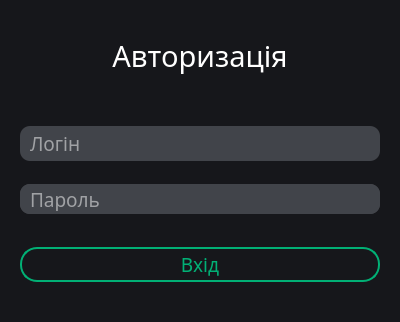
<?xml version="1.0" encoding="UTF-8"?>
<ui version="4.0">
 <class>Login</class>
 <widget class="QWidget" name="Login">
  <property name="geometry">
   <rect>
    <x>0</x>
    <y>0</y>
    <width>400</width>
    <height>322</height>
   </rect>
  </property>
  <property name="minimumSize">
   <size>
    <width>400</width>
    <height>312</height>
   </size>
  </property>
  <property name="font">
   <font>
    <family>Franklin Gothic Medium</family>
    <pointsize>14</pointsize>
   </font>
  </property>
  <property name="windowTitle">
   <string>Авторизація</string>
  </property>
  <property name="styleSheet">
   <string notr="true">QWidget {
	background-color: #16171b;
}

QLabel {
	color: white;
}

QPushButton {
	font: 14pt &quot;Franklin Gothic Medium&quot;;
	border: 2px solid #01b075;
	color: #01b075;
	height: 30px;
	min-width: 50px;
	border-radius: 17px;
	background-color: transparent
	/*background-color:  qlineargradient(x1: 0, y1: 0, x2: 1, y2: 1,
                                 stop: 0 #01fca7, stop: 1 #007d53);*/
}

QPushButton:hover {
	background-color: #01b075;
	color: white;
}

QLineEdit {
    font: 14pt &quot;Franklin Gothic Medium&quot;;
	background-color: #41444a;
	color: white;
	border: none;
	border-radius: 10px;
	padding-left: 8px; 
	padding-top: 3px;
	padding-bottom: 3px;
}

QWidget#widget {
	background-color: #41444a;
	color: white;
	border-radius: 10px;
}

QPushButton#buttonShowPassword{
	background-color: #41444a;
	border: none;
	border-bottom-right-radius: 10px;
	border-top-right-radius: 10px;
}

QPushButton#buttonShowPassword::hover{
	background-color: #626770;
}</string>
  </property>
  <layout class="QGridLayout" name="gridLayout_2">
   <property name="bottomMargin">
    <number>15</number>
   </property>
   <item row="0" column="0">
    <layout class="QGridLayout" name="gridLayout">
     <property name="verticalSpacing">
      <number>20</number>
     </property>
     <item row="0" column="0">
      <widget class="QLabel" name="label">
       <property name="sizePolicy">
        <sizepolicy hsizetype="Preferred" vsizetype="Fixed">
         <horstretch>0</horstretch>
         <verstretch>0</verstretch>
        </sizepolicy>
       </property>
       <property name="font">
        <font>
         <family>Franklin Gothic Medium</family>
         <pointsize>22</pointsize>
        </font>
       </property>
       <property name="styleSheet">
        <string notr="true"/>
       </property>
       <property name="text">
        <string>Авторизація</string>
       </property>
       <property name="alignment">
        <set>Qt::AlignCenter</set>
       </property>
      </widget>
     </item>
     <item row="3" column="0">
      <spacer name="verticalSpacer_3">
       <property name="orientation">
        <enum>Qt::Vertical</enum>
       </property>
       <property name="sizeType">
        <enum>QSizePolicy::Fixed</enum>
       </property>
       <property name="sizeHint" stdset="0">
        <size>
         <width>20</width>
         <height>13</height>
        </size>
       </property>
      </spacer>
     </item>
     <item row="1" column="0">
      <spacer name="verticalSpacer">
       <property name="orientation">
        <enum>Qt::Vertical</enum>
       </property>
       <property name="sizeType">
        <enum>QSizePolicy::Fixed</enum>
       </property>
       <property name="sizeHint" stdset="0">
        <size>
         <width>20</width>
         <height>30</height>
        </size>
       </property>
      </spacer>
     </item>
     <item row="2" column="0">
      <layout class="QVBoxLayout" name="verticalLayout">
       <property name="spacing">
        <number>10</number>
       </property>
       <item>
        <widget class="QLineEdit" name="lineEdit_Login">
         <property name="sizePolicy">
          <sizepolicy hsizetype="Minimum" vsizetype="Fixed">
           <horstretch>111</horstretch>
           <verstretch>0</verstretch>
          </sizepolicy>
         </property>
         <property name="minimumSize">
          <size>
           <width>360</width>
           <height>30</height>
          </size>
         </property>
         <property name="maximumSize">
          <size>
           <width>360</width>
           <height>16777215</height>
          </size>
         </property>
         <property name="text">
          <string/>
         </property>
         <property name="placeholderText">
          <string>Логін</string>
         </property>
        </widget>
       </item>
       <item>
        <spacer name="verticalSpacer_2">
         <property name="orientation">
          <enum>Qt::Vertical</enum>
         </property>
         <property name="sizeType">
          <enum>QSizePolicy::Maximum</enum>
         </property>
         <property name="sizeHint" stdset="0">
          <size>
           <width>20</width>
           <height>13</height>
          </size>
         </property>
        </spacer>
       </item>
       <item>
        <widget class="QWidget" name="widget" native="true">
         <property name="minimumSize">
          <size>
           <width>360</width>
           <height>30</height>
          </size>
         </property>
         <property name="maximumSize">
          <size>
           <width>360</width>
           <height>30</height>
          </size>
         </property>
         <layout class="QHBoxLayout" name="horizontalLayout">
          <property name="spacing">
           <number>0</number>
          </property>
          <property name="leftMargin">
           <number>0</number>
          </property>
          <property name="topMargin">
           <number>0</number>
          </property>
          <property name="rightMargin">
           <number>0</number>
          </property>
          <property name="bottomMargin">
           <number>0</number>
          </property>
          <item>
           <widget class="QLineEdit" name="lineEdit_Password">
            <property name="sizePolicy">
             <sizepolicy hsizetype="Minimum" vsizetype="Fixed">
              <horstretch>23</horstretch>
              <verstretch>0</verstretch>
             </sizepolicy>
            </property>
            <property name="minimumSize">
             <size>
              <width>330</width>
              <height>30</height>
             </size>
            </property>
            <property name="maximumSize">
             <size>
              <width>330</width>
              <height>30</height>
             </size>
            </property>
            <property name="inputMethodHints">
             <set>Qt::ImhHiddenText|Qt::ImhNoAutoUppercase|Qt::ImhNoPredictiveText|Qt::ImhSensitiveData</set>
            </property>
            <property name="text">
             <string/>
            </property>
            <property name="echoMode">
             <enum>QLineEdit::Password</enum>
            </property>
            <property name="placeholderText">
             <string>Пароль</string>
            </property>
           </widget>
          </item>
          <item>
           <widget class="QPushButton" name="buttonShowPassword">
            <property name="minimumSize">
             <size>
              <width>50</width>
              <height>30</height>
             </size>
            </property>
            <property name="maximumSize">
             <size>
              <width>30</width>
              <height>30</height>
             </size>
            </property>
            <property name="text">
             <string/>
            </property>
            <property name="icon">
             <iconset resource="../../resources/images.qrc">
              <normaloff>:/WhiteIcon/images/hide.png</normaloff>:/WhiteIcon/images/hide.png</iconset>
            </property>
            <property name="iconSize">
             <size>
              <width>30</width>
              <height>30</height>
             </size>
            </property>
           </widget>
          </item>
         </layout>
        </widget>
       </item>
      </layout>
     </item>
     <item row="4" column="0">
      <widget class="QPushButton" name="Button_Login">
       <property name="minimumSize">
        <size>
         <width>54</width>
         <height>35</height>
        </size>
       </property>
       <property name="font">
        <font>
         <family>Franklin Gothic Medium</family>
         <pointsize>14</pointsize>
         <italic>false</italic>
         <bold>false</bold>
        </font>
       </property>
       <property name="styleSheet">
        <string notr="true"/>
       </property>
       <property name="text">
        <string>Вхід</string>
       </property>
      </widget>
     </item>
    </layout>
   </item>
  </layout>
  <zorder></zorder>
 </widget>
 <resources>
  <include location="../../resources/images.qrc"/>
 </resources>
 <connections/>
</ui>
